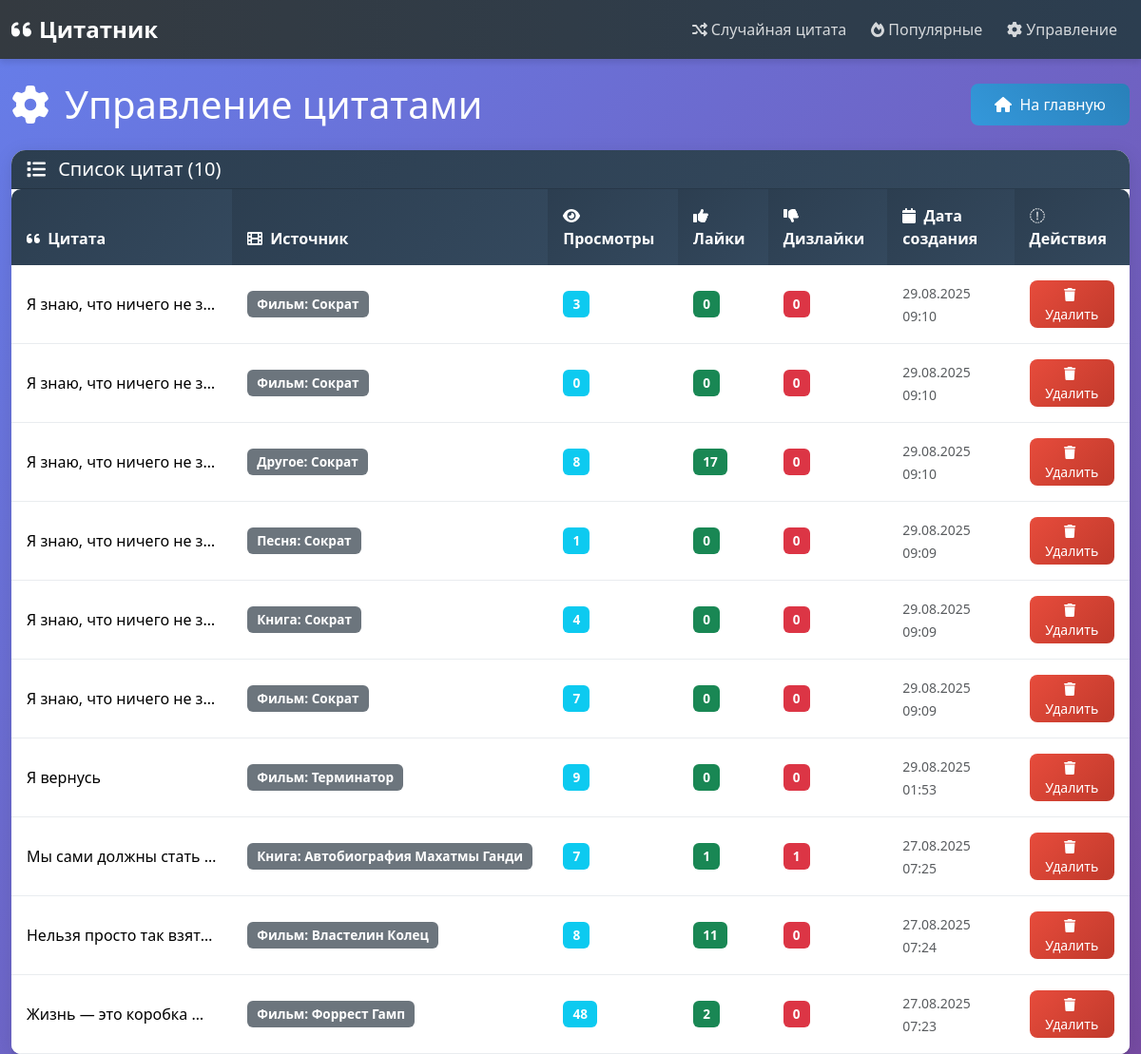
Screenshot of /quote/manage/ with the database file from the repository.
### quotes/models.py (models this page shows, shortened)
class Quote(models.Model):
    text = models.TextField(verbose_name="Текст цитаты")
    source = models.ForeignKey(Source, on_delete=models.CASCADE, related_name='quotes', verbose_name="Источник",
                               null=False, blank=False)
    weight = models.PositiveIntegerField(default=1, verbose_name="Вес")
    views_count = models.PositiveIntegerField(default=0, verbose_name="Количество просмотров")
    likes = models.PositiveIntegerField(default=0, verbose_name="Лайки")
    dislikes = models.PositiveIntegerField(default=0, verbose_name="Дизлайки")
    created_at = models.DateTimeField(auto_now_add=True)
    class Meta:
        verbose_name = "Цитата"
        verbose_name_plural = "Цитаты"
        unique_together = ['text', 'source']

class Source(models.Model):
    SOURCE_TYPES = [
        ('movie', 'Фильм'),
        ('book', 'Книга'),
        ('song', 'Песня'),
        ('other', 'Другое'),
    ]
    name = models.CharField(max_length=200, verbose_name="Название")
    type = models.CharField(max_length=20, choices=SOURCE_TYPES, verbose_name="Тип")
    created_at = models.DateTimeField(auto_now_add=True)
    class Meta:
        unique_together = ['name', 'type']
        verbose_name = "Источник"
        verbose_name_plural = "Источники"
    def __str__(self):
        return f"{self.get_type_display()}: {self.name}"

### quotes/views.py (the view)
# urls.py: path('manage/', views.manage_quotes_view, name='manage_quotes'),
def manage_quotes_view(request):
    quotes = Quote.objects.all().order_by('-created_at')
    return render(request, 'quotes/manage_quotes.html', {'quotes': quotes})

### quotes/templates/quotes/manage_quotes.html (shortened to what this page needs)
{% extends 'quotes/index.html' %}
{% load static %}
{% block content %}
<div class="row">
    <div class="col-12">
        <div class="d-flex justify-content-between align-items-center mb-4">
            <h1 class="mb-0">
                <i class="fas fa-cog me-3"></i>Управление цитатами
            </h1>
            <a href="{% url 'random_quote' %}" class="btn btn-primary">
                <i class="fas fa-home me-2"></i>На главную
            </a>
        </div>
        <div class="card">
            <div class="card-header bg-dark text-white">
                <h5 class="mb-0">
                    <i class="fas fa-list me-2"></i>
                    Список цитат ({{ quotes.count }})
                </h5>
            </div>
            <div class="card-body p-0">
                <div class="table-responsive">
                    <table class="table table-hover mb-0">
                        <thead class="table-dark">
                            <tr>
                                <th><i class="fas fa-quote-left me-1"></i> Цитата</th>
                                <th><i class="fas fa-film me-1"></i> Источник</th>
                                <th><i class="fas fa-eye me-1"></i> Просмотры</th>
                                <th><i class="fas fa-thumbs-up me-1"></i> Лайки</th>
                                <th><i class="fas fa-thumbs-down me-1"></i> Дизлайки</th>
                                <th><i class="fas fa-calendar me-1"></i> Дата создания</th>
                                <th><i class="fas fa-actions me-1"></i> Действия</th>
                            </tr>
                        </thead>
                        <tbody>
                            {% for quote in quotes %}
                            <tr class="align-middle">
                                <td>
                                    <div class="quote-preview" data-bs-toggle="tooltip" title="{{ quote.text }}">
                                        {{ quote.text|truncatewords:8 }}
                                    </div>
                                </td>
                                <td>
                                    <span class="badge bg-secondary">{{ quote.source }}</span>
                                </td>
                                <td>
                                    <span class="badge bg-info">{{ quote.views_count }}</span>
                                </td>
                                <td>
                                    <span class="badge bg-success">{{ quote.likes }}</span>
                                </td>
                                <td>
                                    <span class="badge bg-danger">{{ quote.dislikes }}</span>
                                </td>
                                <td>
                                    <small class="text-muted">{{ quote.created_at|date:"d.m.Y H:i" }}</small>
                                </td>
                                <td>
                                    <form method="post" action="{% url 'delete_quote' quote.id %}" class="d-inline">
                                        <button type="submit" class="btn btn-danger btn-sm"
                                                onclick="return confirm('Вы уверены, что хотите удалить эту цитату?\n\n\"{{ quote.text|truncatewords:10 }}\"')">
                                            <i class="fas fa-trash me-1"></i> Удалить
                                        </button>
                                    </form>
                                </td>
                            </tr>
                            {% endfor %}
                        </tbody>
                    </table>
                </div>
            </div>
        </div>
    </div>
</div>
{% endblock %}

### quotes/static/css/custom.css (style rules this page uses)
:root { --primary-color: #2c3e50; --secondary-color: #3498db; --accent-color: #e74c3c; --light-bg: #f8f9fa; --dark-bg: #343a40; --quote-bg: #ffffff; --shadow: 0 4px 6px rgba(0, 0, 0, 0.1); --transition: all 0.3s ease; }
body { background: linear-gradient(135deg, #667eea 0%, #764ba2 100%); min-height: 100vh; font-family: 'Segoe UI', Tahoma, Geneva, Verdana, sans-serif; }
.btn-primary { background: linear-gradient(45deg, var(--secondary-color), #2980b9); border: none; border-radius: 8px; padding: 10px 25px; transition: var(--transition); }
.btn-success, .btn-danger { border: none; border-radius: 6px; transition: var(--transition); }
.card { border: none; border-radius: 15px; box-shadow: var(--shadow); }
.card-header { background: linear-gradient(90deg, var(--primary-color), #34495e); color: white; border-radius: 15px 15px 0 0 !important; font-weight: 600; }
.table { background: white; border-radius: 10px; overflow: hidden; box-shadow: var(--shadow); }
.table th { background: linear-gradient(90deg, var(--primary-color), #34495e); color: white; border: none; padding: 1rem; }
.table td { padding: 1rem; vertical-align: middle; border-color: #e9ecef; }
.h1, .h2, .h3, .h4, .h5, .h6, h1, h2, h3, h4, h5, h6 { color: white; }

### quotes/templates/quotes/manage_quotes.html (style rules this page uses)
.table th { background: linear-gradient(135deg, #2c3e50, #34495e); color: white; font-weight: 600; border: none; }
.quote-preview { cursor: pointer; max-width: 200px; overflow: hidden; text-overflow: ellipsis; white-space: nowrap; }
.badge { font-size: 0.85em; padding: 0.5em 0.75em; }
.card { border: none; border-radius: 15px; box-shadow: 0 4px 20px rgba(0, 0, 0, 0.1); }
.card-header { border-radius: 15px 15px 0 0 !important; background: linear-gradient(135deg, #2c3e50, #34495e) !important; }
.btn-danger { background: linear-gradient(135deg, #e74c3c, #c0392b); border: none; border-radius: 8px; transition: all 0.3s ease; }

### rows the page displays
Quote: text "Я знаю, что ничего не з…", source "Фильм: Сократ", views_count "3", likes "0", dislikes "0", created_at "29.08.2025 09:10"
Quote: text "Я знаю, что ничего не з…", source "Фильм: Сократ", views_count "0", likes "0", dislikes "0", created_at "29.08.2025 09:10"
Quote: text "Я знаю, что ничего не з…", source "Другое: Сократ", views_count "8", likes "17", dislikes "0", created_at "29.08.2025 09:10"
Quote: text "Я знаю, что ничего не з…", source "Песня: Сократ", views_count "1", likes "0", dislikes "0", created_at "29.08.2025 09:09"
Quote: text "Я знаю, что ничего не з…", source "Книга: Сократ", views_count "4", likes "0", dislikes "0", created_at "29.08.2025 09:09"
Quote: text "Я знаю, что ничего не з…", source "Фильм: Сократ", views_count "7", likes "0", dislikes "0", created_at "29.08.2025 09:09"
Quote: text "Я вернусь", source "Фильм: Терминатор", views_count "9", likes "0", dislikes "0", created_at "29.08.2025 01:53"
Quote: text "Мы сами должны стать…", source "Книга: Автобиография Махатмы Ганди", views_count "7", likes "1", dislikes "1", created_at "27.08.2025 07:25"
Quote: text "Нельзя просто так взят…", source "Фильм: Властелин Колец", views_count "8", likes "11", dislikes "0", created_at "27.08.2025 07:24"
Quote: text "Жизнь — это коробка…", source "Фильм: Форрест Гамп", views_count "48", likes "2", dislikes "0", created_at "27.08.2025 07:23"

### other values shown
{{ quotes.count }} "10"
